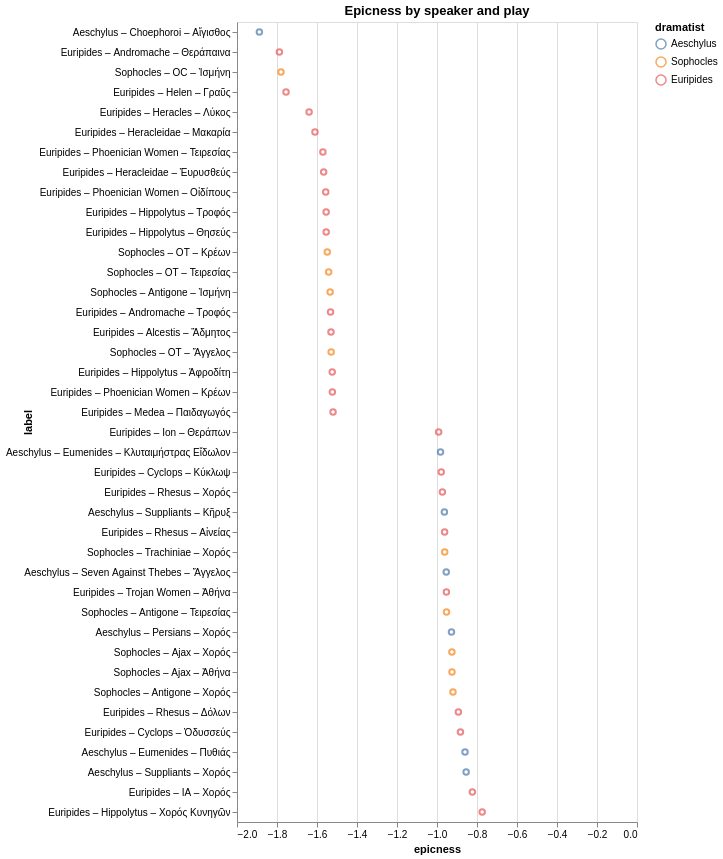

Notebook code cell kept with this figure:
### Code cell
speaker_df["label"] = speaker_df["dramatist"] + " – " + speaker_df["title"] + " – " + speaker_df["speaker"]

filtered_speaker_df = speaker_df[speaker_df["token_count"] >= 50]
speaker_df_viz = pd.concat([filtered_speaker_df.nsmallest(20, "epicness"), filtered_speaker_df.nlargest(20, "epicness")])
alt.Chart(speaker_df_viz).mark_point().encode(
    x="epicness:Q",
    y=alt.Y("label:N", sort="x", axis=alt.Axis(labelLimit=400)),
    color=alt.Color("dramatist:N", sort=["Aeschylus", "Sophocles", "Euripides"]),
    tooltip=["speaker:N", "dramatist:N", "title:N", "epicness:Q"],
).properties(title="Epicness by speaker and play", width=400)

### Figure 1 — Vega-Lite specification as saved in the notebook (floating-point values rounded to 4 significant figures)
{"config": {"view": {"continuousWidth": 300, "continuousHeight": 300}}, "data": {"name": "data-f6868575e4c16e103ddce5eb2aafa51c"}, "mark": {"type": "point"}, "encoding": {"color": {"field": "dramatist", "sort": ["Aeschylus", "Sophocles", "Euripides"], "type": "nominal"}, "tooltip": [{"field": "speaker", "type": "nominal"}, {"field": "dramatist", "type": "nominal"}, {"field": "title", "type": "nominal"}, {"field": "epicness", "type": "quantitative"}], "x": {"field": "epicness", "type": "quantitative"}, "y": {"axis": {"labelLimit": 400}, "field": "label", "sort": "x", "type": "nominal"}}, "title": "Epicness by speaker and play", "width": 400, "$schema": "https://vega.github.io/schema/vega-lite/v6.4.1.json", "datasets": {"data-f6868575e4c16e103ddce5eb2aafa51c": [{"dramatist": "Aeschylus", "title": "Choephoroi", "speaker": "Αἴγισθος", "epicness": -1.888, "token_count": 50, "label": "Aeschylus – Choephoroi – Αἴγισθος"}, {"dramatist": "Euripides", "title": "Andromache", "speaker": "Θεράπαινα", "epicness": -1.788, "token_count": 66, "label": "Euripides – Andromache – Θεράπαινα"}, {"dramatist": "Sophocles", "title": "OC", "speaker": "Ἰσμήνη", "epicness": -1.78, "token_count": 233, "label": "Sophocles – OC – Ἰσμήνη"}, {"dramatist": "Euripides", "title": "Helen", "speaker": "Γραῦς", "epicness": -1.755, "token_count": 95, "label": "Euripides – Helen – Γραῦς"}, {"dramatist": "Euripides", "title": "Heracles", "speaker": "Λύκος", "epicness": -1.639, "token_count": 216, "label": "Euripides – Heracles – Λύκος"}, {"dramatist": "Euripides", "title": "Heracleidae", "speaker": "Μακαρία", "epicness": -1.61, "token_count": 253, "label": "Euripides – Heracleidae – Μακαρία"}, {"dramatist": "Euripides", "title": "Phoenician Women", "speaker": "Τειρεσίας", "epicness": -1.571, "token_count": 346, "label": "Euripides – Phoenician Women – Τειρεσίας"}, {"dramatist": "Euripides", "title": "Heracleidae", "speaker": "Ἐυρυσθεύς", "epicness": -1.567, "token_count": 166, "label": "Euripides – Heracleidae – Ἐυρυσθεύς"}, {"dramatist": "Euripides", "title": "Phoenician Women", "speaker": "Οἰδίπους", "epicness": -1.556, "token_count": 277, "label": "Euripides – Phoenician Women – Οἰδίπους"}, {"dramatist": "Euripides", "title": "Hippolytus", "speaker": "Τροφός", "epicness": -1.554, "token_count": 678, "label": "Euripides – Hippolytus – Τροφός"}, {"dramatist": "Euripides", "title": "Hippolytus", "speaker": "Θησεύς", "epicness": -1.554, "token_count": 645, "label": "Euripides – Hippolytus – Θησεύς"}, {"dramatist": "Sophocles", "title": "OT", "speaker": "Κρέων", "epicness": -1.549, "token_count": 442, "label": "Sophocles – OT – Κρέων"}, {"dramatist": "Sophocles", "title": "OT", "speaker": "Τειρεσίας", "epicness": -1.542, "token_count": 234, "label": "Sophocles – OT – Τειρεσίας"}, {"dramatist": "Sophocles", "title": "Antigone", "speaker": "Ἰσμήνη", "epicness": -1.534, "token_count": 197, "label": "Sophocles – Antigone – Ἰσμήνη"}, {"dramatist": "Euripides", "title": "Andromache", "speaker": "Τροφός", "epicness": -1.532, "token_count": 133, "label": "Euripides – Andromache – Τροφός"}, {"dramatist": "Euripides", "title": "Alcestis", "speaker": "Ἄδμητος", "epicness": -1.53, "token_count": 1120, "label": "Euripides – Alcestis – Ἄδμητος"}, {"dramatist": "Sophocles", "title": "OT", "speaker": "Ἄγγελος", "epicness": -1.529, "token_count": 178, "label": "Sophocles – OT – Ἄγγελος"}, {"dramatist": "Euripides", "title": "Hippolytus", "speaker": "Ἀφροδίτη", "epicness": -1.524, "token_count": 204, "label": "Euripides – Hippolytus – Ἀφροδίτη"}, {"dramatist": "Euripides", "title": "Phoenician Women", "speaker": "Κρέων", "epicness": -1.523, "token_count": 511, "label": "Euripides – Phoenician Women – Κρέων"}, {"dramatist": "Euripides", "title": "Medea", "speaker": "Παιδαγωγός", "epicness": -1.52, "token_count": 121, "label": "Euripides – Medea – Παιδαγωγός"}, {"dramatist": "Euripides", "title": "Hippolytus", "speaker": "Χορός Κυνηγῶν", "epicness": -0.7741, "token_count": 78, "label": "Euripides – Hippolytus – Χορός Κυνηγῶν"}, {"dramatist": "Euripides", "title": "IA", "speaker": "Χορός", "epicness": -0.8231, "token_count": 931, "label": "Euripides – IA – Χορός"}, {"dramatist": "Aeschylus", "title": "Suppliants", "speaker": "Χορός", "epicness": -0.8543, "token_count": 1587, "label": "Aeschylus – Suppliants – Χορός"}, {"dramatist": "Aeschylus", "title": "Eumenides", "speaker": "Πυθιάς", "epicness": -0.8599, "token_count": 221, "label": "Aeschylus – Eumenides – Πυθιάς"}, {"dramatist": "Euripides", "title": "Cyclops", "speaker": "Ὀδυσσεύς", "epicness": -0.8827, "token_count": 876, "label": "Euripides – Cyclops – Ὀδυσσεύς"}, {"dramatist": "Euripides", "title": "Rhesus", "speaker": "Δόλων", "epicness": -0.8931, "token_count": 147, "label": "Euripides – Rhesus – Δόλων"}, {"dramatist": "Sophocles", "title": "Antigone", "speaker": "Χορός", "epicness": -0.9201, "token_count": 946, "label": "Sophocles – Antigone – Χορός"}, {"dramatist": "Sophocles", "title": "Ajax", "speaker": "Ἀθήνα", "epicness": -0.9251, "token_count": 248, "label": "Sophocles – Ajax – Ἀθήνα"}, {"dramatist": "Sophocles", "title": "Ajax", "speaker": "Χορός", "epicness": -0.9254, "token_count": 914, "label": "Sophocles – Ajax – Χορός"}, {"dramatist": "Aeschylus", "title": "Persians", "speaker": "Χορός", "epicness": -0.9276, "token_count": 1311, "label": "Aeschylus – Persians – Χορός"}, {"dramatist": "Sophocles", "title": "Antigone", "speaker": "Τειρεσίας", "epicness": -0.9523, "token_count": 246, "label": "Sophocles – Antigone – Τειρεσίας"}, {"dramatist": "Euripides", "title": "Trojan Women", "speaker": "Ἀθήνα", "epicness": -0.9531, "token_count": 97, "label": "Euripides – Trojan Women – Ἀθήνα"}, {"dramatist": "Aeschylus", "title": "Seven Against Thebes", "speaker": "Ἄγγελος", "epicness": -0.9538, "token_count": 684, "label": "Aeschylus – Seven Against Thebes – Ἄγγελος"}, {"dramatist": "Sophocles", "title": "Trachiniae", "speaker": "Χορός", "epicness": -0.9616, "token_count": 633, "label": "Sophocles – Trachiniae – Χορός"}, {"dramatist": "Euripides", "title": "Rhesus", "speaker": "Αἰνείας", "epicness": -0.9618, "token_count": 128, "label": "Euripides – Rhesus – Αἰνείας"}, {"dramatist": "Aeschylus", "title": "Suppliants", "speaker": "Κῆρυξ", "epicness": -0.9629, "token_count": 90, "label": "Aeschylus – Suppliants – Κῆρυξ"}, {"dramatist": "Euripides", "title": "Rhesus", "speaker": "Χορός", "epicness": -0.9731, "token_count": 857, "label": "Euripides – Rhesus – Χορός"}, {"dramatist": "Euripides", "title": "Cyclops", "speaker": "Κύκλωψ", "epicness": -0.9788, "token_count": 490, "label": "Euripides – Cyclops – Κύκλωψ"}, {"dramatist": "Aeschylus", "title": "Eumenides", "speaker": "Κλυταιμήστρας Εἴδωλον", "epicness": -0.9824, "token_count": 132, "label": "Aeschylus – Eumenides – Κλυταιμήστρας Εἴδωλον"}, {"dramatist": "Euripides", "title": "Ion", "speaker": "Θεράπων", "epicness": -0.9918, "token_count": 443, "label": "Euripides – Ion – Θεράπων"}]}}
